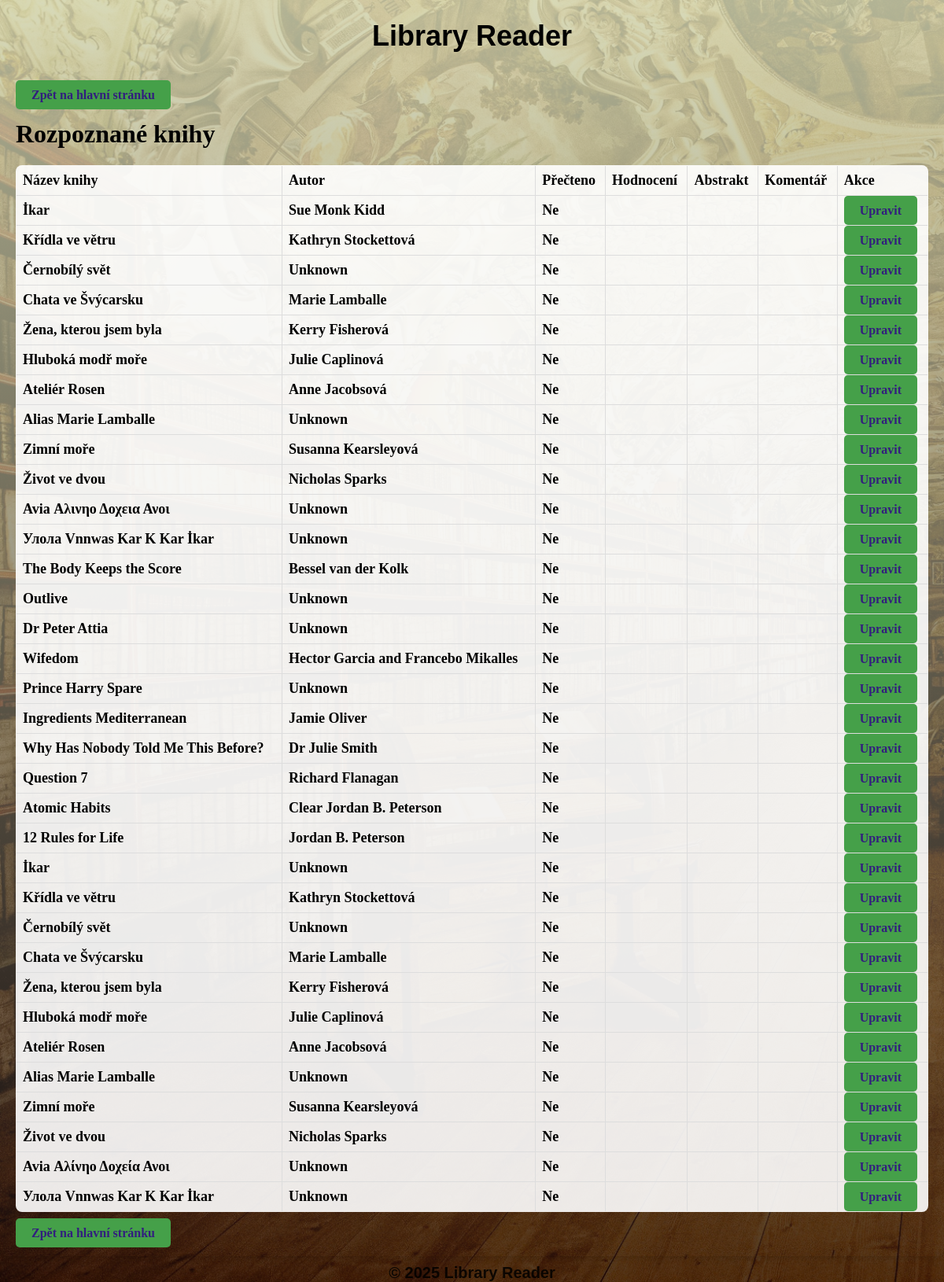
/books, run on the app's committed database.
### models.py (models this page shows)
class Book(db.Model):
    id = db.Column(db.Integer, primary_key=True)
    title = db.Column(db.String(255), nullable=True)
    author = db.Column(db.String(255), nullable=True)
    is_read = db.Column(db.Boolean, nullable=True) # ano X ne
    rating = db.Column(db.Integer, nullable=True)       # 1 - 10 hvězdiček
    abstract = db.Column(db.String(255), nullable=True)
    comment = db.Column(db.String(255), nullable=True)  # komentář

### app.py (the view)
@app.route("/books")
def books():
    try:
        books = Book.query.all()
        return render_template("books.html", books=books)
    except Exception as e:
        print(f"❌ Chyba při načítání knih: {e}")
        return render_template("books.html", error="Chyba při načítání knih.")

### templates/books.html (shortened to what this page needs)
{% extends "base.html" %}
{% block content %}
<main class="books-page">
<a href="{{ url_for('index') }}">Zpět na hlavní stránku</a>
<h1>Rozpoznané knihy</h1>
<table border="1">
    <tr>
        <th>Název knihy</th>
        <th>Autor</th>
        <th>Přečteno</th>
        <th>Hodnocení</th>
        <th>Abstrakt</th>
        <th>Komentář</th>
        <th>Akce</th>
    </tr>
    {% for book in books %}
        <tr>
            <td>{{ book.title }}</td>
            <td>{{ book.author }}</td>
            <td>{{ 'Ano' if book.is_read else 'Ne' }}</td>
            <td>{{ book.rating or '' }}</td>
            <td>{{ book.abstract or '' }}</td>
            <td>{{ book.comment or '' }}</td>
            <td><a href="{{ url_for('edit_books', book_id=book.id) }}">Upravit</a></td>
        </tr>
    {% endfor %}
</table>
<br>
<a href="{{ url_for('index') }}">Zpět na hlavní stránku</a>
</main>
{% endblock %}

### templates/base.html (shortened to what this page needs)
<!DOCTYPE html>
<html lang="cs">
<head>
    <link rel="stylesheet" href="{{ url_for('static', filename='css/style.css') }}">
</head>
<body>
    <header>
        <h1>Library Reader</h1>
    </header>
    <main>
        {% block content %}{% endblock %}
    </main>
    <footer>
        <p>&copy; 2025 Library Reader</p>
    </footer>
</body>
</html>

### static/css/style.css (style rules this page uses)
html, body { height: 100%; margin: 0; padding: 0; }
body { background-image: linear-gradient(to bottom, rgba(209, 211, 175, 0.851), rgba(21, 7, 7, 0.733)), url("static/img/image_strahov.jpg"); font-family: Arial, sans-serif; background-color: #f4f4f9; color: #000000; background-repeat: no-repeat; background-size: cover; background-attachment: fixed; }
.books-page { font-family: 'Georgia', serif; font-size: 16px; color: #000000; padding: 20px; border-radius: 8px; box-shadow: 0 4px 6px rgba(0, 0, 0, 0.1); }
.books-page th, .books-page td { padding: 8px; text-align: left; border: 1px solid #ddd; }
.books-page table { width: 100%; border-collapse: collapse; font-size: large; font-weight: bold; background-color: rgba(255, 255, 255, 0.9); border-radius: 8px; overflow: hidden; }
header { padding: 1px; text-align: center; font-size: 18px; font-weight: bold; color: #000000; }
body { font-family: Arial, sans-serif; background-color: #f9f9f9; margin: 0; padding: 0; color: #333; }
p { text-align: center; font-size: 20px; margin: 10px 0; color: #000000d6; font-weight: bold; }
a { text-align: center; margin-top: 20px; background-color: #45a049; border: none; color: #321e7e; text-decoration: none; font-weight: bold; padding: 10px 20px; border-radius: 5px; cursor: pointer; font-size: 16px; }

### data on the page
Book: title "İkar", author "Sue Monk Kidd", is_read "Ne"
Book: title "Křídla ve větru", author "Kathryn Stockettová", is_read "Ne"
Book: title "Černobílý svět", author "Unknown", is_read "Ne"
Book: title "Chata ve Švýcarsku", author "Marie Lamballe", is_read "Ne"
Book: title "Žena, kterou jsem byla", author "Kerry Fisherová", is_read "Ne"
Book: title "Hluboká modř moře", author "Julie Caplinová", is_read "Ne"
Book: title "Ateliér Rosen", author "Anne Jacobsová", is_read "Ne"
Book: title "Alias Marie Lamballe", author "Unknown", is_read "Ne"
Book: title "Zimní moře", author "Susanna Kearsleyová", is_read "Ne"
Book: title "Život ve dvou", author "Nicholas Sparks", is_read "Ne"
Book: title "Avia Αλινηο Δοχεια Ανοι", author "Unknown", is_read "Ne"
Book: title "Улола Vnnwas Kar K Kar İkar", author "Unknown", is_read "Ne"
Book: title "The Body Keeps the Score", author "Bessel van der Kolk", is_read "Ne"
Book: title "Outlive", author "Unknown", is_read "Ne"
Book: title "Dr Peter Attia", author "Unknown", is_read "Ne"
Book: title "Wifedom", author "Hector Garcia and Francebo Mikalles", is_read "Ne"
Book: title "Prince Harry Spare", author "Unknown", is_read "Ne"
Book: title "Ingredients Mediterranean", author "Jamie Oliver", is_read "Ne"
Book: title "Why Has Nobody Told Me This Before?", author "Dr Julie Smith", is_read "Ne"
Book: title "Question 7", author "Richard Flanagan", is_read "Ne"
Book: title "Atomic Habits", author "Clear Jordan B. Peterson", is_read "Ne"
Book: title "12 Rules for Life", author "Jordan B. Peterson", is_read "Ne"
Book: title "İkar", author "Unknown", is_read "Ne"
Book: title "Křídla ve větru", author "Kathryn Stockettová", is_read "Ne"
Book: title "Černobílý svět", author "Unknown", is_read "Ne"
Book: title "Chata ve Švýcarsku", author "Marie Lamballe", is_read "Ne"
Book: title "Žena, kterou jsem byla", author "Kerry Fisherová", is_read "Ne"
Book: title "Hluboká modř moře", author "Julie Caplinová", is_read "Ne"
Book: title "Ateliér Rosen", author "Anne Jacobsová", is_read "Ne"
Book: title "Alias Marie Lamballe", author "Unknown", is_read "Ne"
Book: title "Zimní moře", author "Susanna Kearsleyová", is_read "Ne"
Book: title "Život ve dvou", author "Nicholas Sparks", is_read "Ne"
Book: title "Avia Αλίνηο Δοχεία Ανοι", author "Unknown", is_read "Ne"
Book: title "Улола Vnnwas Kar K Kar İkar", author "Unknown", is_read "Ne"
